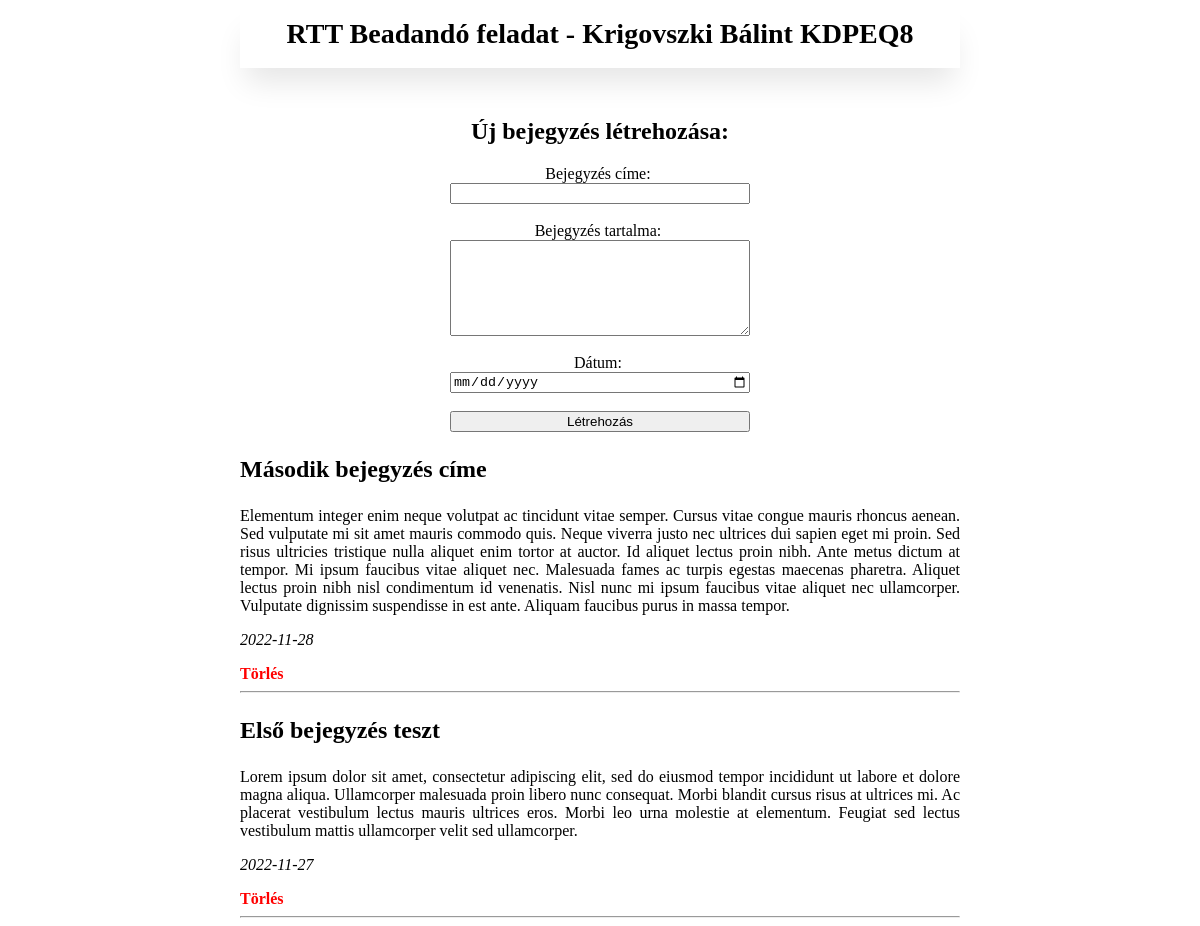
The page / on the database its author committed.
### tables this page shows
CREATE TABLE `kdpeq8` (
  `id` int NOT NULL,
  `title` varchar(256) NOT NULL,
  `body` text NOT NULL,
  `date_created` date NOT NULL
);

### index.php (the view, shortened to what this page needs)
<?php
require_once "db.php";
$table_name = "kdpeq8";
$query = "SELECT * FROM $table_name ORDER BY date_created DESC";
$response = mysqli_query($connect, $query);
?>
<html>
        <link rel="stylesheet" type="text/css" href="style.css">
    <body>
        <div class="header">
            <div class="header-text">RTT Beadandó feladat - Krigovszki Bálint KDPEQ8</div>
        </div>
        <div class="post-new">
            <h2>Új bejegyzés létrehozása: </h2>
            <form action=newpost.php  method= POST>
                <label for="title">Bejegyzés címe:&nbsp</label><br>
                <input type="text" id="title" name="title" /><br><br>
                <label for="body">Bejegyzés tartalma:&nbsp</label><br>
                <textarea id="body" name="body" rows="6"></textarea><br><br>
                <label for="date">Dátum:&nbsp</label><br>
                <input type="date" id="date" name="date" /><br><br>
                <input type="submit" value="Létrehozás" name="new_post">
            </form>
        </div>
        <?php
        while($i = mysqli_fetch_assoc($response))
        {
            echo '<div class="post">';
            echo "<h2><p><b>".$i['title']."</b></p></h2>";
            echo "<p>".$i['body']."</p>";
            echo "<p><i>".$i['date_created']."</i></p>";
            echo "<a href="."deletepost.php?postid=".$i['id'].">Törlés</a>";
            echo "<hr>";
            echo "</div>";
        }
        ?>
    </body>
</html>

### style.css (style rules this page uses)
body { margin-left: 0; margin-right: 0; padding-left: 20%; padding-right: 20%; }
.header { padding-top: 10px; margin-top: 0px; margin-bottom: 50px; width: 100%; height: 50px; background-color: white; position: sticky; top: 0; font-family: 'Calibri', 'sans-serif'; z-index: 1; -webkit-box-shadow: 0px 20px 30px -6px rgba(0,0,0,0.15); box-shadow: 0px 20px 30px -6px rgba(0,0,0,0.10); text-align: center; }
.header-text { font-weight: bold; font-size: 28px; }
.post { font-family: 'Calibri', 'sans-serif'; text-align: justify; }
.post-new form { font-family: 'Calibri', 'sans-serif'; }
.post-new textarea,input { width: 300px; }
.post-new { text-align: center; }
a { font-weight: bold; color:red; text-decoration: none; }

### rows shown on the page
kdpeq8: title "Második bejegyzés címe", body "Elementum integer enim neque volutpat ac tincidunt vitae semper. Cursus vitae congue mauris rhoncus aenean. Sed vulputate mi sit amet mauris commodo quis. Neque viverra justo nec ultrices dui sapien eget mi proin. Sed risus ultricies tristique nulla aliquet enim tortor at auctor. Id aliquet lectus proin nibh. Ante metus dictum at tempor. Mi ipsum faucibus vitae aliquet nec. Malesuada fames ac turpis egestas maecenas pharetra. Aliquet lectus proin nibh nisl condimentum id venenatis. Nisl nunc mi ipsum faucibus vitae aliquet nec ullamcorper. Vulputate dignissim suspendisse in est ante. Aliquam faucibus purus in massa tempor.", date_created "2022-11-28"
kdpeq8: title "Első bejegyzés teszt", body "Lorem ipsum dolor sit amet, consectetur adipiscing elit, sed do eiusmod tempor incididunt ut labore et dolore magna aliqua. Ullamcorper malesuada proin libero nunc consequat. Morbi blandit cursus risus at ultrices mi. Ac placerat vestibulum lectus mauris ultrices eros. Morbi leo urna molestie at elementum. Feugiat sed lectus vestibulum mattis ullamcorper velit sed ullamcorper.", date_created "2022-11-27"
